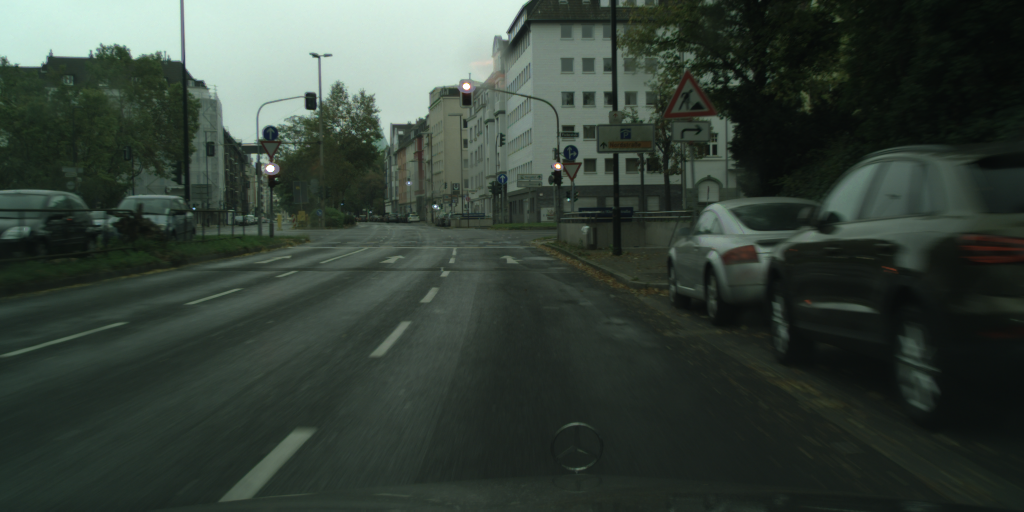
#> input picture part4_software_integration/data/images/dusseldorf_000049_000024_leftImg8bit.png, 2048 x 1024 px (shown at 1/2 size); its folder holds only this picture in this run
$ python run_attention.py --image ../part4_software_integration/data/images/dusseldorf_000049_000024_leftImg8bit.png --dir ../part4_software_integration/data/images
#> lines starting #> are read from the running program, lines starting #| are printed output that depends on the picture
#> in test_find_tfl_lights, image is the input picture: shape (1024, 2048, 3); mean R, G, B 53.7, 64.6, 56.4

try:
    import os
    import json
    import glob
    import argparse

    import numpy as np
    from scipy import signal as sg
    import scipy.ndimage as ndimage
    from scipy.ndimage.filters import maximum_filter
    from PIL import Image
    import matplotlib.pyplot as plt

except ImportError:
    print("Need to fix the installation")
    raise


def find_max_coords(image):
    d_x, d_y = 18, 18
    M, N = image.shape
    coord_x = []
    coord_y = []

    for x in range(0, M-d_x+1, d_x):

        for y in range(0, N-d_y+1, d_y):
            window = image[x:x+d_x, y:y+d_y]
            local_max = np.amax(window)
            max_coord = np.argmax(window)

            if local_max > 80:
                coord_x.append(x + max_coord // d_x)
                coord_y.append(y + max_coord % d_x)

    return coord_x, coord_y


def find_img2d_candidates(image, **kwargs):
    """
    Detect candidates for TFL lights. Use c_image, kwargs and you imagination to implement
    :param c_image: The image itself as np.uint8, shape of (H, W, 3)
    :param kwargs: Whatever config you want to pass in here
    :return: 4-tuple of x_red, y_red, x_green, y_green
    """

    # filter_kernel = np.array([[-1/225, -1/225, -1/225, -1/225, -1/225, -1/225, -1/225, -1/225, -1/225, -1/225, -1/225, -1/225, -1/225, -1/225, -1/225],
    #                  [-1/225, -1/225, -1/225, -1/225, -1/225, -1/225, -1/225, -1/225, -1/225, -1/225, -1/225, -1/225, -1/225, -1/225, -1/225],
    #                  [-1/225, -1/225, -1/225, -1/225, -1/225, -1/225, -1/225, -1/225, -1/225, -1/225, -1/225, -1/225, -1/225, -1/225, -1/225],
    #                  [-1/225, -1/225, -1/225, -1/225, -1/225, -1/225, -1/225, -1/225, -1/225, -1/225, -1/225, -1/225, -1/225, -1/225, -1/225],
    #                  [-1/225, -1/225, -1/225, -1/225, -1/225, -1/225, -1/225, -1/225, -1/225, -1/225, -1/225, -1/225, -1/225, -1/225, -1/225],
    #                  [-1/225, -1/225, -1/225, -1/225, -1/225, 8/225, 8/225, 8/225, 8/225, 8/225, -1/225, -1/225, -1/225, -1/225, -1/225],
    #                  [-1/225, -1/225, -1/225, -1/225, -1/225, 8/225, 8/225, 8/225, 8/225, 8/225, -1/225, -1/225, -1/225, -1/225, -1/225],
    #                  [-1/225, -1/225, -1/225, -1/225, -1/225, 8/225, 8/225, 8/225, 8/225, 8/225, -1/225, -1/225, -1/225, -1/225, -1/225],
    #                  [-1/225, -1/225, -1/225, -1/225, -1/225, 8/225, 8/225, 8/225, 8/225, 8/225, -1/225, -1/225, -1/225, -1/225, -1/225],
    #                  [-1/225, -1/225, -1/225, -1/225, -1/225, 8/225, 8/225, 8/225, 8/225, 8/225, -1/225, -1/225, -1/225, -1/225, -1/225],
    #                  [-1/225, -1/225, -1/225, -1/225, -1/225, -1/225, -1/225, -1/225, -1/225, -1/225, -1/225, -1/225, -1/225, -1/225, -1/225],
    #                  [-1/225, -1/225, -1/225, -1/225, -1/225, -1/225, -1/225, -1/225, -1/225, -1/225, -1/225, -1/225, -1/225, -1/225, -1/225],
    #                  [-1/225, -1/225, -1/225, -1/225, -1/225, -1/225, -1/225, -1/225, -1/225, -1/225, -1/225, -1/225, -1/225, -1/225, -1/225],
    #                  [-1/225, -1/225, -1/225, -1/225, -1/225, -1/225, -1/225, -1/225, -1/225, -1/225, -1/225, -1/225, -1/225, -1/225, -1/225],
    #                  [-1/225, -1/225, -1/225, -1/225, -1/225, -1/225, -1/225, -1/225, -1/225, -1/225, -1/225, -1/225, -1/225, -1/225, -1/225]])

    filter_kernel = np.array([[-2 / 324, -2 / 324, -2 / 324, -2 / 324, -2 / 324, -2 / 324, -2 / 324, -2 / 324, -2 / 324, -2 / 324, -2 / 324, -2 / 324, -2 / 324, -2 / 324, -2 / 324, -2/324, -2/324, -2/324],
                       [-2 / 324, -2 / 324, -1 / 324, -1 / 324, -1 / 324, -1 / 324, -1 / 324, -1 / 324, -1 / 324, -1 / 324, -1 / 324, -1 / 324, -1 / 324, -1 / 324, -1 / 324, -1/324, -2/324, -2/324],
                       [-2 / 324, -1 / 324, -1 / 324, -1 / 324, -1 / 324, -1 / 324, -1 / 324, -1 / 324, -1 / 324, -1 / 324, -1 / 324, -1 / 324, -1 / 324, -1 / 324, -1 / 324, -1/324, -1/324, -2/324],
                       [-2 / 324, -1 / 324, -1 / 324, -1 / 324, -1 / 324, -1 / 324, -1 / 324, -1 / 324, -1 / 324, -1 / 324, -1 / 324, -1 / 324, -1 / 324, -1 / 324, -1 / 324, -1/324, -1/324, -2/324],
                       [-2 / 324, -1 / 324, -1 / 324, -1 / 324, -1 / 324, -2 / 324, -2 / 324, -1 / 324, -1 / 324, -1 / 324, -1 / 324, -1 / 324, -2 / 324, -1 / 324, -1 / 324, -1/324, -1/324, -2/324],
                       [-2 / 324, -1 / 324, -1 / 324, -1 / 324, -1 / 324, -2 / 324, -2 / 324, -2 / 324, -2 / 324, -2 / 324, -2 / 324, -2 / 324, -2 / 324, -1 / 324, -1 / 324, -1/324, -1/324, -2/324],
                       [-2 / 324, -1 / 324, -1 / 324, -1 / 324, -1 / 324, -2 / 324, 11 / 324, 11 / 324, 11 / 324, 11 / 324, 11 / 324, 11 / 324, -2 / 324, -1 / 324, -1 / 324, -1/324, -1/324, -2/324],
                       [-2 / 324, -1 / 324, -1 / 324, -1 / 324, -1 / 324, -2 / 324, 11 / 324, 11 / 324, 11 / 324, 11 / 324, 11 / 324, 11 / 324, -2 / 324, -1 / 324, -1 / 324, -1/324, -1/324, -2/324],
                       [-2 / 324, -1 / 324, -1 / 324, -1 / 324, -1 / 324, -2 / 324, 11 / 324, 11 / 324, 11 / 324, 11 / 324, 11 / 324, 11 / 324, -2 / 324, -1 / 324, -1 / 324, -1/324, -1/324, -2/324],
                       [-2 / 324, -1 / 324, -1 / 324, -1 / 324, -1 / 324, -2 / 324, 11 / 324, 11 / 324, 11 / 324, 11 / 324, 11 / 324, 11 / 324, -2 / 324, -1 / 324, -1 / 324, -1/324, -1/324, -2/324],
                       [-2 / 324, -1 / 324, -1 / 324, -1 / 324, -1 / 324, -2 / 324, 11 / 324, 11 / 324, 11 / 324, 11 / 324, 11 / 324, 11 / 324, -2 / 324, -1 / 324, -1 / 324, -1/324, -1/324, -2/324],
                       [-2 / 324, -1 / 324, -1 / 324, -1 / 324, -1 / 324, -2 / 324, 11 / 324, 11 / 324, 11 / 324, 11 / 324, 11 / 324, 11 / 324, -2 / 324, -1 / 324, -1 / 324, -1/324, -1/324, -2/324],
                       [-2 / 324, -1 / 324, -1 / 324, -1 / 324, -1 / 324, -2 / 324, -2 / 324, -2 / 324, -2 / 324, -2 / 324, -2 / 324, -2 / 324, -2 / 324, -1 / 324, -1 / 324, -1/324, -1/324, -2/324],
                       [-2 / 324, -1 / 324, -1 / 324, -1 / 324, -1 / 324, -2 / 324, -2 / 324, -1 / 324, -1 / 324, -1 / 324, -1 / 324, -2 / 324, -2 / 324, -1 / 324, -1 / 324, -1/324, -1/324, -2/324],
                       [-2 / 324, -1 / 324, -1 / 324, -1 / 324, -1 / 324, -1 / 324, -1 / 324, -1 / 324, -1 / 324, -1 / 324, -1 / 324, -1 / 324, -1 / 324, -1 / 324, -1 / 324, -1/324, -1/324, -2/324],
                       [-2 / 324, -1 / 324, -1 / 324, -1 / 324, -1 / 324, -1 / 324, -1 / 324, -1 / 324, -1 / 324, -1 / 324, -1 / 324, -1 / 324, -1 / 324, -1 / 324, -1 / 324, -1/324, -1/324, -2/324],
                       [-2 / 324, -2 / 324, -1 / 324, -1 / 324, -1 / 324, -1 / 324, -1 / 324, -1 / 324, -1 / 324, -1 / 324, -1 / 324, -1 / 324, -1 / 324, -1 / 324, -1 / 324, -1/324, -2/324, -2/324],
                       [-2 / 324, -2 / 324, -2 / 324, -2 / 324, -2 / 324, -2 / 324, -2 / 324, -2 / 324, -2 / 324, -2 / 324, -2 / 324, -2 / 324, -2 / 324, -2 / 324, -2 / 324, -2/324, -2/324, -2/324]])

    res = sg.convolve2d(image, filter_kernel, mode='same', boundary='fill', fillvalue=0)
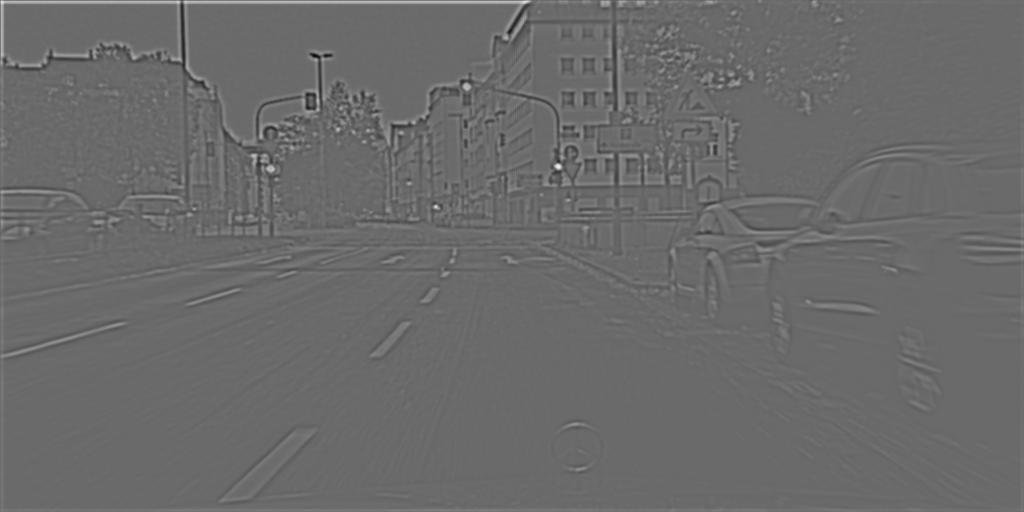
#> res: shape (1024, 2048) float64 (shown at 1/2 size); min -113.2, max 158.4, mean 0.6; drawn with min black and max white
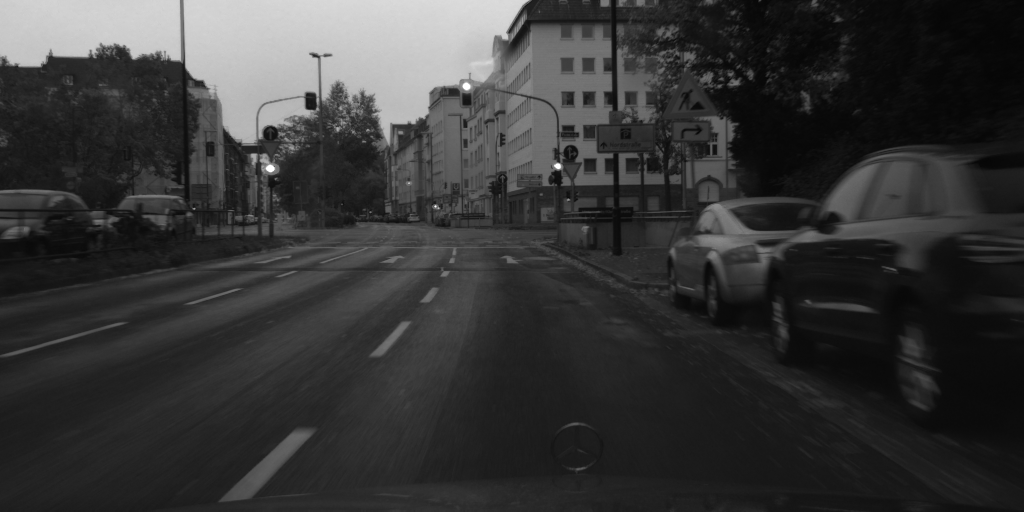
#> image: shape (1024, 2048) (shown at 1/2 size); min 0, max 255, mean 53.7
    coord_x, coord_y = find_max_coords(np.absolute(res))
#> after the loop in find_max_coords, `for x in range(0, M-d_x+1, d_x):`: coord_x = 84 values, max 414 at index 83, min 3 at index 0, mean 60.83; coord_y = 84 values, max 1118 at index 81, min 3 at index 0, mean 541.3

    return coord_x, coord_y


def find_tfl_lights(image):
    red_x, red_y = find_img2d_candidates(image[:, :, 0], some_threshold=42)
#> red_x has the same summary as coord_x in find_max_coords; red_y has the same summary as coord_y in find_max_coords
    green_x,green_y = find_img2d_candidates(image[:, :, 1],  some_threshold=42)
#> in find_img2d_candidates (call 2), `res = sg.convolve2d(image, filter_kernel, mode='same', boundary='fill'..`:
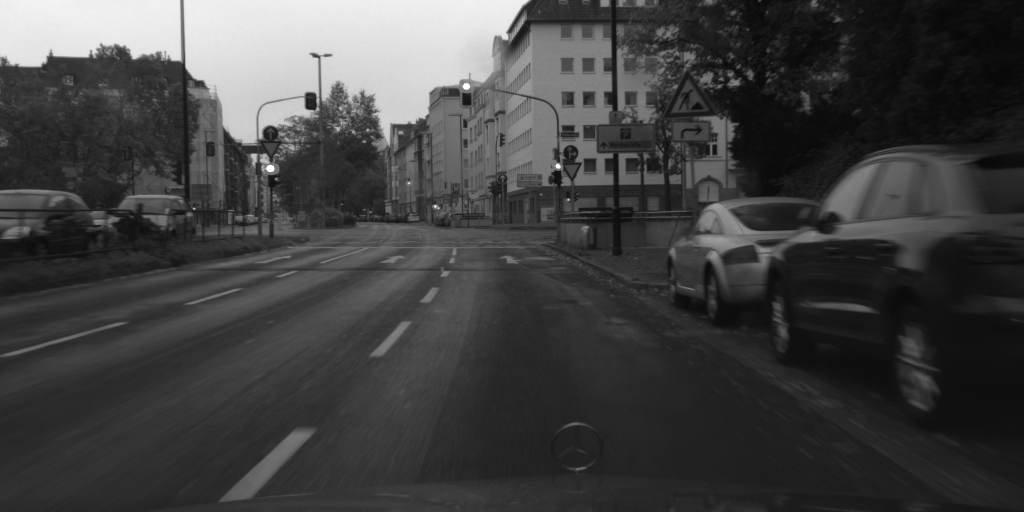
#> image: shape (1024, 2048) (shown at 1/2 size); min 8, max 255, mean 64.6
#> in find_img2d_candidates (call 2), `coord_x, coord_y = find_max_coords(np.absolute(res))`: coord_x = 105 values, max 418 at index 103, min 3 at index 0, mean 82.81; coord_y = 105 values, max 1242 at index 62, min 3 at index 0, mean 558.4
#> green_x has the same summary as coord_x in find_img2d_candidates; green_y has the same summary as coord_y in find_img2d_candidates

    return red_x, red_y, green_x, green_y


def show_image_and_gt(image, objs, fig_num=None):
    plt.figure(fig_num).clf()
    plt.imshow(image)
    labels = set()

    if objs is not None:

        for o in objs:
            poly = np.array(o['polygon'])[list(np.arange(len(o['polygon']))) + [0]]
            plt.plot(poly[:, 0], poly[:, 1], 'r', label=o['label'])
            labels.add(o['label'])

        if len(labels) > 1:
            plt.legend()


def test_find_tfl_lights(image_path, json_path=None, fig_num=None):
    """
    Run the attention code
    """
    image = np.array(Image.open(image_path))

    if json_path is None:
        objects = None
    else:
        gt_data = json.load(open(json_path))
        what = ['traffic light']
        objects = [o for o in gt_data['objects'] if o['label'] in what]

    find_tfl_lights(image)


def main(argv=None):
    """It's nice to have a standalone tester for the algorithm.
    Consider looping over some images from here, so you can manually exmine the results
    Keep this functionality even after you have all system running, because you sometime want to debug/improve a module
    :param argv: In case you want to programmatically run this"""
    parser = argparse.ArgumentParser("Test TFL attention mechanism")
    parser.add_argument('-i', '--image', type=str, help='Path to an image')
    parser.add_argument("-j", "--json", type=str, help="Path to json GT for comparison")
    parser.add_argument('-d', '--dir', type=str, help='Directory to scan images in')
    args = parser.parse_args(argv)
    default_base = '../data'
    if args.dir is None:
        args.dir = default_base
    flist = glob.glob(os.path.join(args.dir, '*_leftImg8bit.png'))
    for image in flist:
        json_fn = image.replace('_leftImg8bit.png', '_gtFine_polygons.json')
        if not os.path.exists(json_fn):
            json_fn = None
        test_find_tfl_lights(image, json_fn)
    if len(flist):
        print("You should now see some images, with the ground truth marked on them. Close all to quit.")
    else:
        print("Bad configuration?? Didn't find any picture to show")
    plt.show(block=True)


if __name__ == '__main__':
    main()

$ run again, on part4_software_integration/data/images/dusseldorf_000049_000026_leftImg8bit.png
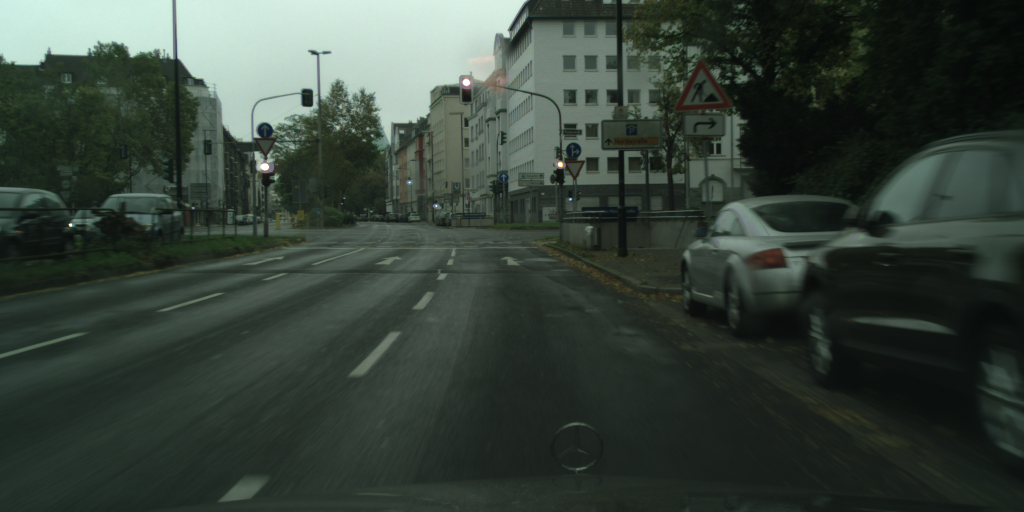
#> input picture part4_software_integration/data/images/dusseldorf_000049_000026_leftImg8bit.png, 2048 x 1024 px (shown at 1/2 size)
#> in test_find_tfl_lights, image is the input picture: shape (1024, 2048, 3); mean R, G, B 54.2, 65.4, 57.1
#> in find_img2d_candidates, `res = sg.convolve2d(image, filter_kernel, mode='same', boundary='fill'..`:
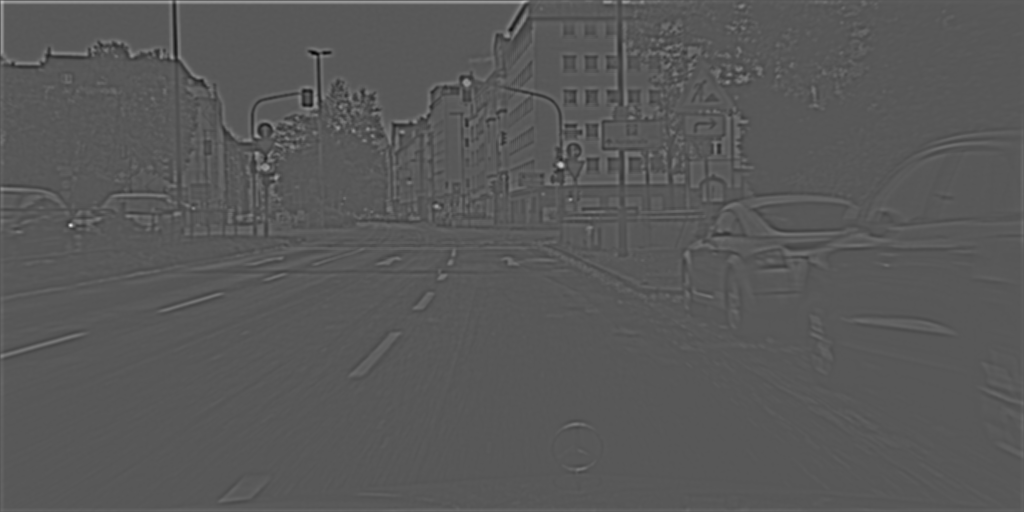
#> res: shape (1024, 2048) float64 (shown at 1/2 size); min -113.2, max 214, mean 0.6; drawn with min black and max white
#> image: shape (1024, 2048)
#> after the loop in find_max_coords, `for x in range(0, M-d_x+1, d_x):`: coord_x = 96 values, max 450 at index 94, min 3 at index 0, mean 86.05; coord_y = 96 values, max 1248 at index 60, min 3 at index 0, mean 526
#> red_x has the same summary as coord_x in find_max_coords; red_y has the same summary as coord_y in find_max_coords
#> in find_img2d_candidates (call 2), `res = sg.convolve2d(image, filter_kernel, mode='same', boundary='fill'..`:
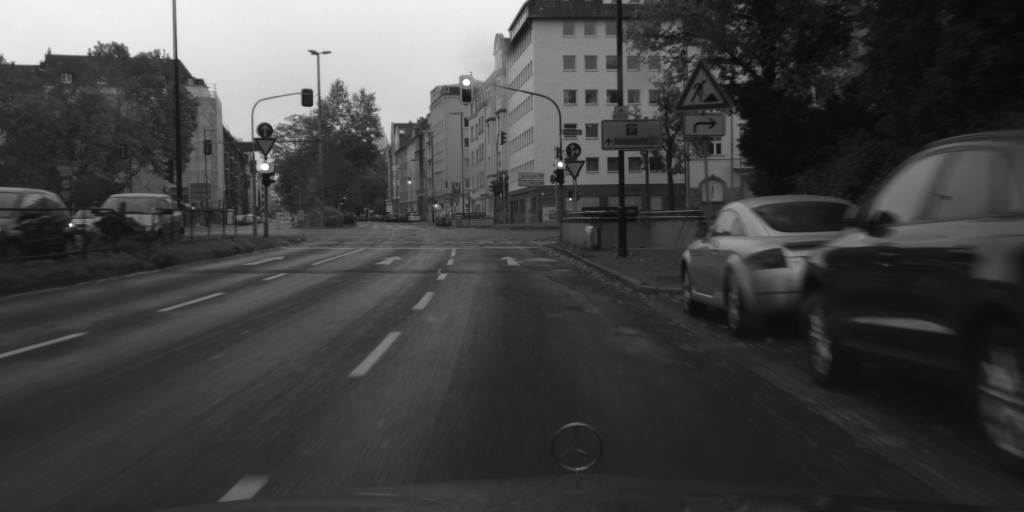
#> image: shape (1024, 2048) (shown at 1/2 size); min 8, max 255, mean 65.4
#> in find_img2d_candidates (call 2), `coord_x, coord_y = find_max_coords(np.absolute(res))`: coord_x = 114 values, max 450 at index 112, min 3 at index 0, mean 97.54; coord_y = 114 values, max 1283 at index 61, min 3 at index 0, mean 551.2
#> green_x has the same summary as coord_x in find_img2d_candidates; green_y has the same summary as coord_y in find_img2d_candidates
